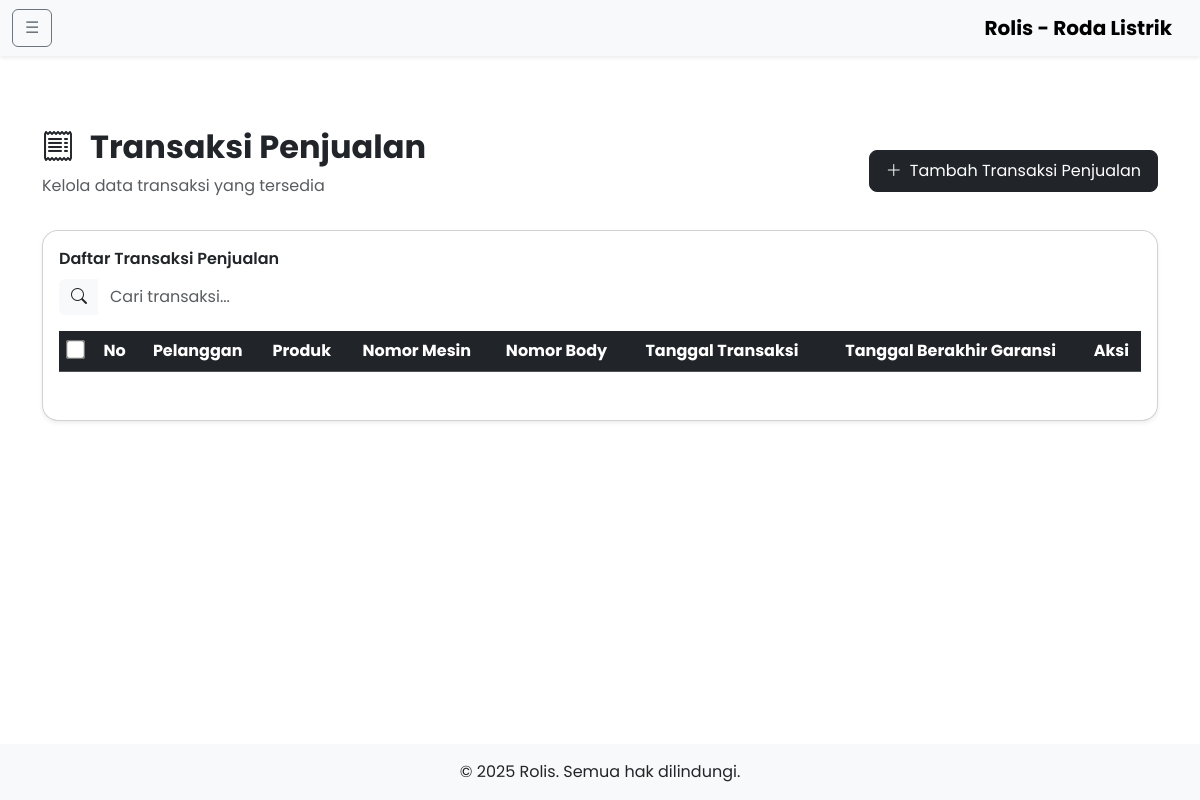
Before: /admin-site/transactions/index_transactions.php with the older database file.
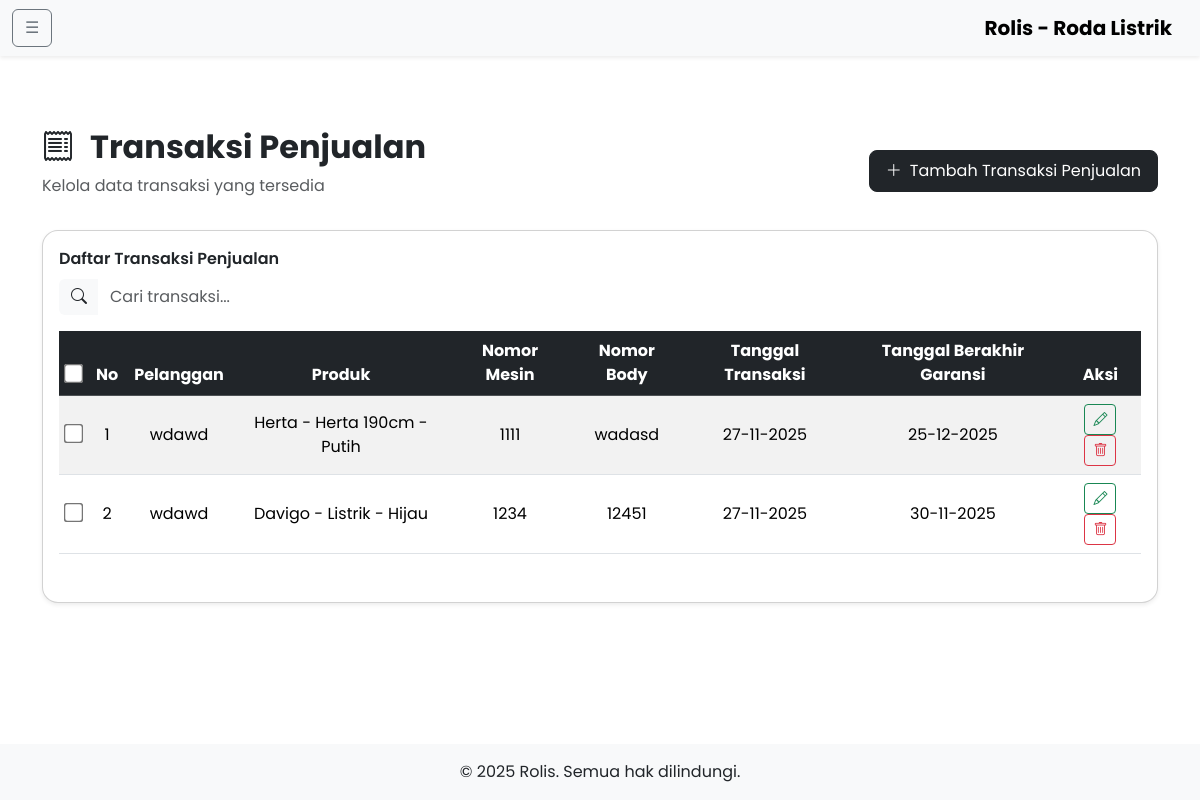
After: the same page with the newer database file.
### tables this page shows
CREATE TABLE IF NOT EXISTS `transaksi` (
  `id_transaksi` bigint NOT NULL AUTO_INCREMENT,
  `pelanggan_id` bigint NOT NULL,
  `produk_id` bigint NOT NULL,
  `nomor_mesin` varchar(255) NOT NULL,
  `nomor_body` varchar(255) NOT NULL,
  `tanggal_garansi` date NOT NULL,
  `tanggal_transaksi` date NOT NULL,
  PRIMARY KEY (`id_transaksi`),
  UNIQUE KEY `nomor_mesin` (`nomor_mesin`),
  UNIQUE KEY `nomor_body` (`nomor_body`),
  KEY `transaksi_pelanggan_id_index` (`pelanggan_id`),
  KEY `transaksi_produk_id_index` (`produk_id`),
  CONSTRAINT `FK_transaksi_pelanggan` FOREIGN KEY (`pelanggan_id`) REFERENCES `pelanggan` (`id_pelanggan`) ON DELETE CASCADE ON UPDATE CASCADE,
  CONSTRAINT `FK_transaksi_produk` FOREIGN KEY (`produk_id`) REFERENCES `produk` (`id_produk`) ON DELETE CASCADE ON UPDATE CASCADE
);

CREATE TABLE IF NOT EXISTS `pelanggan` (
  `id_pelanggan` bigint NOT NULL AUTO_INCREMENT,
  `model_id` int DEFAULT NULL,
  `merek_id` int DEFAULT NULL,
  `warna_id` int DEFAULT NULL,
  `nama` varchar(255) NOT NULL,
  `alamat` varchar(255) NOT NULL,
  `no_hp` varchar(13) NOT NULL,
  `no_ktp` varchar(16) DEFAULT '0',
  `email` varchar(100) DEFAULT NULL,
  `tgl_beli` date DEFAULT NULL,
  `keterangan` text,
  PRIMARY KEY (`id_pelanggan`),
  KEY `model_id` (`model_id`),
  KEY `merek_id` (`merek_id`),
  KEY `warna_id` (`warna_id`),
  CONSTRAINT `FK_pelanggan_merek` FOREIGN KEY (`merek_id`) REFERENCES `merek` (`id_merek`) ON DELETE CASCADE ON UPDATE CASCADE,
  CONSTRAINT `FK_pelanggan_model` FOREIGN KEY (`model_id`) REFERENCES `model` (`id_model`) ON DELETE CASCADE ON UPDATE CASCADE,
  CONSTRAINT `FK_pelanggan_warna` FOREIGN KEY (`warna_id`) REFERENCES `warna` (`id_warna`) ON DELETE CASCADE ON UPDATE CASCADE
);

CREATE TABLE IF NOT EXISTS `merek` (
  `id_merek` int NOT NULL AUTO_INCREMENT,
  `value` varchar(255) NOT NULL,
  PRIMARY KEY (`id_merek`) USING BTREE
);

CREATE TABLE IF NOT EXISTS `model` (
  `id_model` int NOT NULL AUTO_INCREMENT,
  `value` varchar(255) NOT NULL,
  PRIMARY KEY (`id_model`) USING BTREE
);

CREATE TABLE IF NOT EXISTS `warna` (
  `id_warna` int NOT NULL AUTO_INCREMENT,
  `value` varchar(255) DEFAULT NULL,
  PRIMARY KEY (`id_warna`)
);

### admin-site/controllers/Controller.php (called while the page is built, shortened)
<?php
require_once '../includes/db.php';
abstract class Controller
{
    protected $conn;
    public function __construct()
    {
        global $conn;
        $this->conn = $conn;
    }
    public function select($query)
    {
        return $this->conn->query($query);
    }
}

### admin-site/controllers/TransactionController.php (called while the page is built, shortened)
<?php
require_once 'Controller.php';
class TransactionController extends Controller
{
    public function show()
    {
        return $this->select("SELECT t.*,
            c.nama AS nama_pelanggan,
            m.value AS nama_merek,
            mo.value AS nama_model,
            w.value AS nama_warna
        FROM transaksi t
        JOIN pelanggan c ON t.pelanggan_id = c.id_pelanggan
        JOIN produk p ON t.produk_id = p.id_produk
        LEFT JOIN merek m ON p.merek_id = m.id_merek
        LEFT JOIN model mo ON p.model_id = mo.id_model
        LEFT JOIN warna w ON p.warna_id = w.id_warna
        ORDER BY t.id_transaksi DESC");
    }
}

### admin-site/transactions/index_transactions.php (the view, shortened to what this page needs)
<?php
include "../includes/header.php";
require_once "../controllers/TransactionController.php";
$transactionController = new Adminsite\Controllers\TransactionController();
$rows = $transactionController->show()->fetch_all(MYSQLI_ASSOC);
?>
<main class="container mt-5 pt-4">
  <div class="d-flex justify-content-between align-items-center mb-3">
    <div>
      <h2 class="fw-bold">
        <i class="bi bi-receipt me-3"></i>Transaksi Penjualan
      </h2>
      <p class="text-muted">Kelola data transaksi yang tersedia</p>
    </div>
    <a href="tambah_transactions.php" class="btn btn-dark rounded-3 px-3 py-2 d-flex align-items-center gap-2">
      <i class="bi bi-plus-lg"></i> Tambah Transaksi Penjualan
    </a>
  </div>
  <div class="card rounded-4 shadow-sm p-3">
    <div class="mb-3">
      <label for="searchInput" class="form-label fw-semibold">Daftar Transaksi Penjualan</label>
      <div class="input-group">
        <span class="input-group-text bg-light border-0" id="searchIcon"><i class="bi bi-search"></i></span>
        <input type="text" id="searchInput" class="form-control border-0" placeholder="Cari transaksi..." aria-label="Cari transaksi" aria-describedby="searchIcon">
      </div>
    </div>
    <div class="table-responsive">
      <table id="transactionsTable" class="table table-striped table-hover align-middle">
        <thead class="table-dark">
          <tr>
            <th class="text-center" scope="col"><input type="checkbox" id="selectAll" style="transform: scale(1.5);"></th>
            <th class="text-center" scope="col">No</th>
            <th class="text-center">Pelanggan</th>
            <th class="text-center">Produk</th>
            <th class="text-center">Nomor Mesin</th>
            <th class="text-center">Nomor Body</th>
            <th class="text-center">Tanggal Transaksi</th>
            <th class="text-center">Tanggal Berakhir Garansi</th>
            <th class="text-center">Aksi</th>
          </tr>
        </thead>
        <tbody>
          <?php if (!empty($rows)): ?>
            <?php $no = 1; ?>
            <?php foreach ($rows as $row): ?>
              <tr>
                <td class="text-center"><input type="checkbox" class="row-checkbox" value="<?= $row['id_transaksi'] ?>" style="transform: scale(1.5);"></td>
                <td class="text-center"><?= $no++ ?></td>
                <td class="text-center"><?= htmlspecialchars($row['nama_pelanggan']) ?></td>
                <td class="text-center"><?= htmlspecialchars($row['nama_merek'] ?? '-') ?> - <?= htmlspecialchars($row['nama_model'] ?? '-') ?> - <?= htmlspecialchars($row['nama_warna'] ?? '-') ?></td>
                <td class="text-center"><?= htmlspecialchars($row['nomor_mesin']) ?></td>
                <td class="text-center"><?= htmlspecialchars($row['nomor_body']) ?></td>
                <td class="text-center"><?= date("d-m-Y", strtotime($row['tanggal_transaksi'])) ?></td>
                <td class="text-center"><?= date("d-m-Y", strtotime($row['tanggal_garansi'])) ?></td>
                <td class="text-center">
                  <a href="edit_transactions.php?id=<?= $row['id_transaksi'] ?>" class="btn btn-outline-success btn-sm" title="Sunting" onclick="event.stopPropagation();"><i class="bi bi-pencil"></i></a>
                  <a href="#" class="btn btn-outline-danger btn-sm delete-btn" title="Hapus" onclick="confirmDelete(<?= $row['id_transaksi'] ?>); event.stopPropagation();"><i class="bi bi-trash"></i></a>
                </td>
              </tr>
            <?php endforeach; ?>
          <?php endif; ?>
        </tbody>
      </table>
    </div>
  </div>
</main>
<?php include "../includes/footer.php"; ?>

### admin-site/includes/header.php (shortened to what this page needs)
<!DOCTYPE html>
<html lang="id">
<head>
  <link href="https://cdn.jsdelivr.net/npm/bootstrap@5.3.3/dist/css/bootstrap.min.css" rel="stylesheet">
  <link rel="stylesheet" href="https://cdn.jsdelivr.net/npm/bootstrap-icons@1.11.3/font/bootstrap-icons.css">
  <link rel="stylesheet" href="https://cdnjs.cloudflare.com/ajax/libs/font-awesome/6.4.0/css/all.min.css">
  <link href="https://cdn.jsdelivr.net/npm/select2@4.1.0-rc.0/dist/css/select2.min.css" rel="stylesheet" />
  <link rel="stylesheet" href="/Rolis/public/assets/css/custom.css">
  <link rel="stylesheet" href="https://cdn.datatables.net/1.13.6/css/dataTables.bootstrap5.min.css">
  <link rel="stylesheet" href="https://cdn.datatables.net/select/1.7.0/css/select.dataTables.min.css">
  <link rel="stylesheet" href="https://cdn.datatables.net/buttons/2.4.2/css/buttons.dataTables.min.css">
</head>
<body class="d-flex flex-column min-vh-100">
  <nav class="navbar navbar-expand-lg navbar-light bg-light shadow-sm">
    <div class="container-fluid">
      <button class="btn btn-outline-secondary me-2" type="button" data-bs-toggle="offcanvas" data-bs-target="#sidebar" aria-controls="sidebar">
        &#9776;
      </button>
      <a class="navbar-brand fw-bold" href="#">Rolis - Roda Listrik</a>
    </div>
  </nav>

### admin-site/includes/footer.php (shortened to what this page needs)
<footer class="footer bg-light text-center py-3 mt-auto">
  <div class="container">
    <p class="mb-0">&copy; 2025 Rolis. Semua hak dilindungi.</p>
  </div>
</footer>
</body>
</html>

### public/assets/css/custom.css (style rules this page uses)
body { font-family: "Poppins", sans-serif; }
body.d-flex { min-height: 100vh; flex-direction: column; }
main { flex: 1 0 auto; }
footer.footer { flex-shrink: 0; }

Changed rows visible on the page:
added transaksi: pelanggan.nama "wdawd", merek.value "Herta", model.value "Herta 190cm", warna.value "Putih", nomor_mesin "1111", nomor_body "wadasd", tanggal_transaksi "27-11-2025", tanggal_garansi "25-12-2025"
added transaksi: pelanggan.nama "wdawd", merek.value "Davigo", model.value "Listrik", warna.value "Hijau", nomor_mesin "1234", nomor_body "12451", tanggal_transaksi "27-11-2025", tanggal_garansi "30-11-2025"
